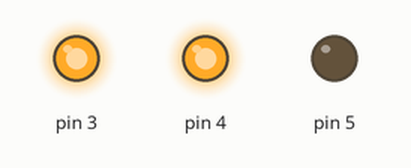
This sketch was run on a simulated Arduino Uno, built with avr-gcc and run on an emulated ATmega328P. On the bench: output pins drawn as LEDs (lit = HIGH). Random numbers use the default seed unless the sketch sets one.

Above: at 0.6 s.
At 18.03 s:
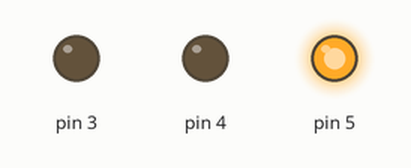
At 29.23 s:
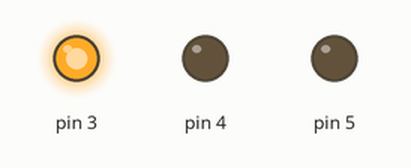
At 39.75 s:
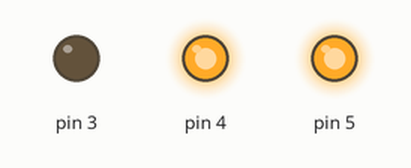
Timing chart, 0 to 40.0 s (numbered marks = the images above):
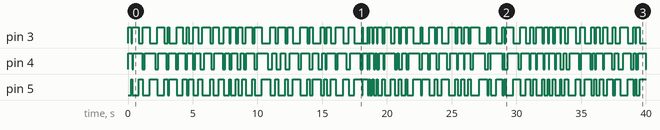

The sketch:

_3_LED_blink.ino
```cpp
/*
  Blink

 */
int d1;
int d2;
int d3;


void setup() {

  pinMode(3, OUTPUT);
  pinMode(4, OUTPUT);
  pinMode(5, OUTPUT);
}

// the loop function runs over and over again forever
void loop() {
  d1 = random(0,200);
  d2 = random(0,500);
  d3 = random(0,500);
  digitalWrite(3, HIGH);
  delay(d1);
  digitalWrite(4, HIGH);
  delay(d2);
  digitalWrite(5, HIGH);
  //delay(50);
  digitalWrite(3, LOW);
  delay(d3);
  digitalWrite(4, LOW);
  delay(d1);
  digitalWrite(5, LOW);

}
```
